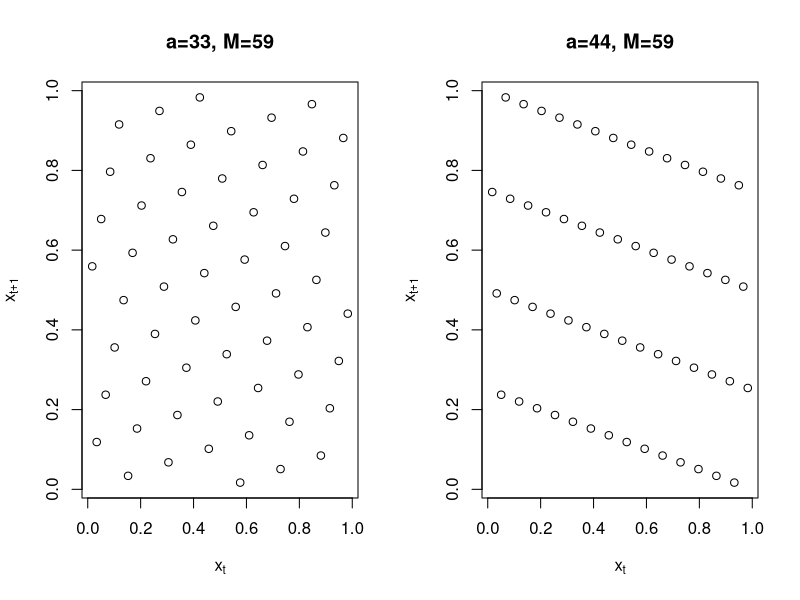
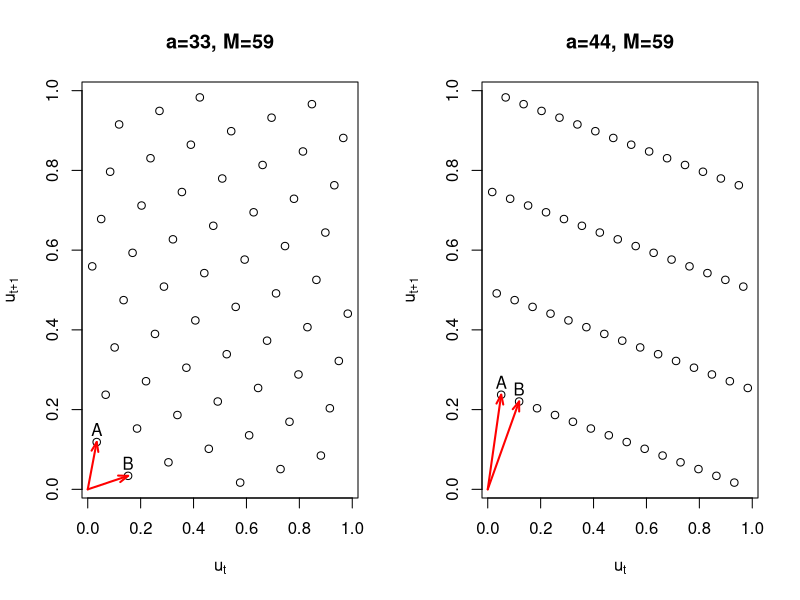
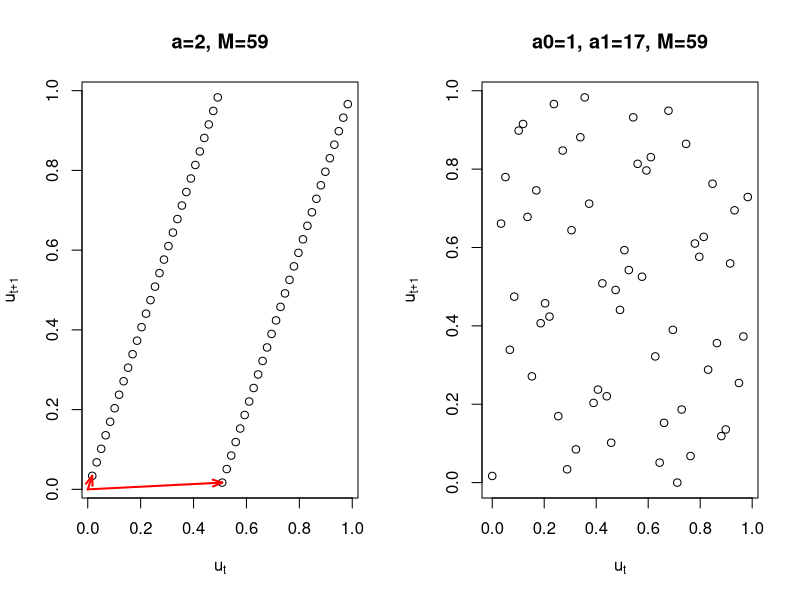

These figures' R source, in order:
## ---- chunk 1
knitr::opts_chunk$set(echo = TRUE)
## ---- chunk 2
options(bitmapType="cairo")  
MCG <- function(n, seed=1, a=33, M=59) {
  r <- rep(0, n+1)
  r[1] <- seed 
  for (i in 2:(n+1)) {
    r[i] <- (a*r[i-1])%%M
  }
  r <- r[-1]/M
  return(r)
}
par(mfcol=c(1,2))
x <- MCG(n=59, a=33, M=59)      
plot(x[-59], x[-1], xlab=expression(x[t]), ylab=expression(x[t+1]), main="a=33, M=59")
x <- MCG(n=59, a=44, M=59)      
plot(x[-59], x[-1], xlab=expression(x[t]), ylab=expression(x[t+1]), main="a=44, M=59")
## ---- chunk 3
options(bitmapType="cairo")  
## ---- chunk 4
MCG <- function(n, seed=1, a=33, M=59) {
  # n is the number of values we want to generate, seed excluded.
  u <- rep(0, (n+1))
  u[1] <- seed 
  for (i in 2:(n+1)) {
    u[i] <- (a * u[i-1]) %% M
  }
  u <- u[-1] / M
  return(u)
}
## ---- chunk 5
norm2 <- function(x) sqrt(sum(x^2))
dot <- function(v, w) return(sum(v * w))
are_LI <- function(v, w, eps=1e-6){
  cos_vw <- dot(v, w) / (norm2(v)*norm2(w))
  return(abs(abs(cos_vw)-1) > eps)
}

get_basis = function(u){
  coords <- cbind(u[-59], u[-1])
  dist <- apply(coords, MARGIN=1, FUN=norm2)
  ordered_indices <- order(dist)  # Returns the indices.
  i <- ordered_indices[1]; A <- u[i:(i+1)]
  for (j in ordered_indices[-1]){
    if (are_LI(A, u[j:(j+1)])){
      B <- u[j:(j+1)]; break
    }
  }
  return(list(A, B)) 
}
## ---- chunk 6
O <- c(0, 0)

u1 <- MCG(n=59, a=33, M=59) 
basis1 <- get_basis(u1)
A1 <- basis1[[1]]; B1 <- basis1[[2]]

u2 <- MCG(n=59, a=44, M=59) 
basis2 <- get_basis(u2)
A2 <- basis2[[1]]; B2 <- basis2[[2]]

par(mfcol=c(1,2))

plot(u1[-59], u1[-1], xlab=expression(u[t]), ylab=expression(u[t+1]), main="a=33, M=59")
arrows(0, 0, A1[1], A1[2], length = 0.1, angle = 20, col = "red", lwd = 2)
arrows(0, 0, B1[1], B1[2], length = 0.1, angle = 20, col = "red", lwd = 2)
text (A1[1], A1[2], labels = expression(A), pos = 3, offset=0.3)
text (B1[1], B1[2], labels = expression(B), pos = 3, offset=0.3)

plot(u2[-59], u2[-1], xlab=expression(u[t]), ylab=expression(u[t+1]), main="a=44, M=59")
arrows(0, 0, A2[1], A2[2], length = 0.1, angle = 20, col = "red", lwd = 2)
arrows(0, 0, B2[1], B2[2], length = 0.1, angle = 20, col = "red", lwd = 2)
text (A2[1], A2[2], labels = expression(A), pos = 3, offset=0.3)
text (B2[1], B2[2], labels = expression(B), pos = 3, offset=0.3)
## ---- chunk 7
linePoint_distance <- function(P, Q, M){
  # P and Q on the same line, M on the other line.
  PQ <- Q - P
  n <- c(PQ[2], -PQ[1]); n <- n / norm2(n)
  dist <- abs(dot(P - M, n))
  return(dist)
}
## ---- chunk 8
dist_par_AB <- linePoint_distance(A1, B1, O)
dist_par_OA <- linePoint_distance(O, A1, B1)
dist_par_OB <- linePoint_distance(O, B1, A1)

dist1 <- max(dist_par_AB, dist_par_OA, dist_par_OB)
dist1
## ---- chunk 9
dist_par_AB <- linePoint_distance(A2, B2, O)
dist_par_OA <- linePoint_distance(O, A2, B2)
dist_par_OB <- linePoint_distance(O, B2, A2)

dist2 <- max(dist_par_AB, dist_par_OA, dist_par_OB)
dist2
## ---- chunk 10

a_worst <- 44; dist_worst <- dist2
for (a in 2:58){
  u <- MCG(n=59, a=a, M=59)
  period <- length(unique(trunc(u * 59)))  # 'trunc' ensures u * 59 contains integers
  if (period == 58){
    basis <- get_basis(u)
    A <- basis[[1]]; B <- basis[[2]]
    
    dist_par_AB <- linePoint_distance(A, B, O)
    dist_par_OA <- linePoint_distance(O, A, B)
    dist_par_OB <- linePoint_distance(O, B, A)
    
    dist_a <- max(dist_par_AB, dist_par_OA, dist_par_OB)
    if (dist_a > dist_worst){
      a_worst <- a; dist_worst <- dist_a
    }
  }
}

a_worst
## ---- chunk 11
u <- MCG(n=59, a=2, M=59) 
basis <- get_basis(u)
A <- basis[[1]]; B <- basis[[2]]

plot(u[-59], u[-1], xlab=expression(u[t]), ylab=expression(u[t+1]), main="a=2, M=59")
arrows(0, 0, A[1], A[2], length = 0.1, angle = 20, col = "red", lwd = 2)
arrows(0, 0, B[1], B[2], length = 0.1, angle = 20, col = "red", lwd = 2)
## ---- chunk 12
dist_par_AB <- linePoint_distance(A, B, O)
dist_par_OA <- linePoint_distance(O, A, B)
dist_par_OB <- linePoint_distance(O, B, A)

dist_worst <- max(dist_par_AB, dist_par_OA, dist_par_OB)
## ---- chunk 13
Marsiglia_ub <- function(k, P){
  return ((factorial(k) * P) ^ (1/k))
  }
## ---- chunk 14
k = c(10, 20, 100)
P = c(2^32, 2^64)
Mars_ub = outer(k, P, FUN=Marsiglia_ub)
rownames(Mars_ub) <- k; colnames(Mars_ub) <- c('2^32', '2^64')
Mars_ub
## ---- chunk 15
k = 10; log2_P <- 19937
log2_M <- (log2(factorial(k))+log2_P) / k
log2_M
## ---- chunk 16

ICG <- function(n, seed=1, a0=1, a1=17, M=59) {
  # n is the number of values we want to generate, seed excluded.
  u <- rep(0, (n+1))
  u[1] <- seed 
  for (i in 2:(n+1)) {
    if (u[i-1]==0) u[i] <- a0
    else{
      for (inverse in 1:(M-1)){
        if (((u[i-1] * inverse) %% M) == 1) break
      }
      u[i] <- (a0 + a1 * inverse) %% M
    }
  }
  u <- u[-1] / M
  return(u)
}
## ---- chunk 17
u <- ICG(n=59, seed=1, a0=1, a1=17, M=59)
period <- length(unique(trunc(u * 59))) # 'trunc' ensures u * 59 contains integers
period
## ---- chunk 18
basis <- get_basis(u)
A <- basis[[1]]; B <- basis[[2]]

plot(u[-59], u[-1], xlab=expression(u[t]), ylab=expression(u[t+1]), main="a0=1, a1=17, M=59")
